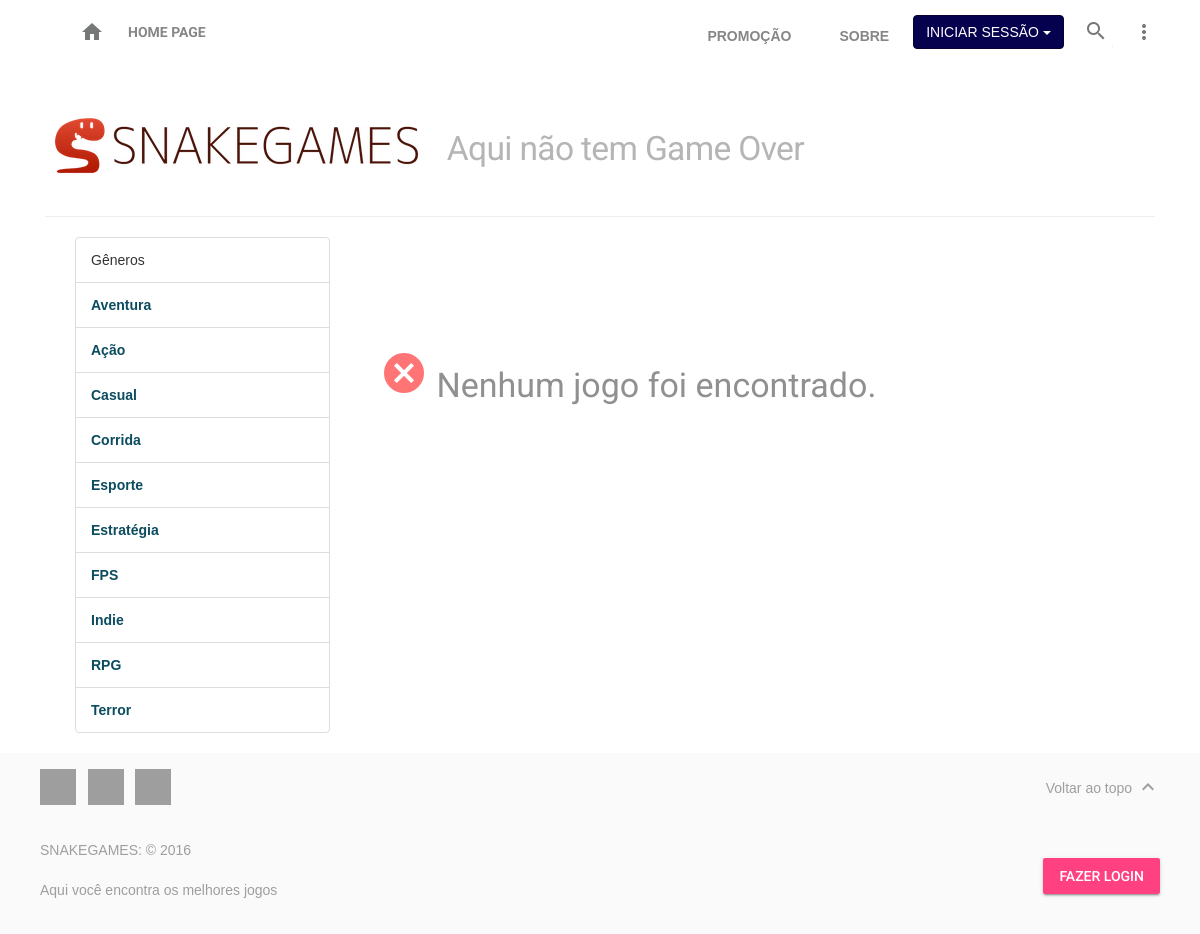
/promocao/, run on the app's committed database.
### shop/models.py (models this page shows, shortened)
class Genre(models.Model):
    title = models.CharField(max_length=150)
    slug = models.CharField(max_length=150, unique=True)
    class Meta:
        verbose_name = 'Gênero'
        verbose_name_plural = 'Gêneros'
        ordering = ('title',)

### shop/views.py (the view)
# urls.py: url(r'^(?P<slug>[\w-]+)/$', views.jogos, name='jogos'),
def jogos(request,slug):
    jogos = Game.objects.filter(available=True)
    games = []
    titulo_genero = ""
    for j in jogos:
        genres = j.genres.all()
        for g in genres:
            if(g.slug == slug):
                games.append(j)
                titulo_genero = g.title
                break
    paginator = Paginator(games, 8) #8 jogos por página
    page = request.GET.get('page')
    try:
        games = paginator.page(page)
    except PageNotAnInteger:
        games = paginator.page(1)
    except EmptyPage:
        games = paginator.page(paginator.num_pages)
    dic = {
        'games' : games,
        'page' :page,
        'genero' : titulo_genero,
        'genres' : Genre.objects.all()}
    return render(request, 'jogos.html',dic)

### shop/templates/jogos.html (shortened to what this page needs)
{% extends "base.html" %}
{% load static %}
{% block content %}
<div class="container">
    <div class="col-md-3">
        <ul class="list-group">
            <li class="list-group-item">Gêneros</li>
            {% for g in genres %}
            <li class="list-group-item"><a href="../{{g.slug}}">{{g.title}}</a></li>
            {% endfor %}
        </ul>
    </div>
    <div class="col-md-9">
        <div class="android-more-section">
            <div class="android-card-container mdl-grid">
                {%for g in games %}
                <div class="mdl-cell mdl-cell--6-col mdl-cell--6-col-tablet mdl-cell--6-col-phone mdl-card mdl-shadow--8dp">
                    {% if g.desconto != 0%}
                    <div class="corner-ribbon shadow bottom-right
                    {%if g.desconto != 100%}red {% else %} black {% endif%}">
                        <p>{{g.desconto|floatformat:0}}% OFF</p>
                    </div>
                    {% endif %}
                    <div class="mdl-card__media">
                        <img src="{{g.card.url}}">
                    </div>
                    <div class="mdl-card__title">
                        <h4 class="mdl-card__title-text">{{g.title}}</h4>
                    </div>
                    <div class="mdl-card__supporting-text">
                        <span class="mdl-typography--font-light mdl-typography--subhead">{{g.description|truncatewords:"20"}}</span>
                    </div>
                    <div class="mdl-card__actions">
                        {% if g.hasStock %}
                        <a class="android-link mdl-button mdl-js-button mdl-typography--text-uppercase"
                           href="../detalhes/{{g.slug}}">
                            R$: {{g.getValor|floatformat:2}}
                            <i class="material-icons">chevron_right</i>
                        </a>
                        {% else %}
                        <a class="red mdl-button mdl-js-button mdl-typography--text-uppercase"
                           href="../detalhes/{{g.slug}}">
                            Esgotado
                            <i class="material-icons">highlight_off</i>
                        </a>
                        {% endif %}
                    </div>
                </div>
                {%empty%}
                <div class="android-section-title mdl-typography--display-1-color-contrast">
                    <h3><i class="material-icons" style="font-size:48px;color:red;">cancel</i> Nenhum jogo foi
                        encontrado.</h3>
                </div>
                {%endfor%}
            </div>
        </div>
    </div>
</div>
</div>
{% endblock %}

### shop/static/css/styles.css (style rules this page uses)
body { margin: 0; }
.android-more-section { padding: 80px 0; max-width: 1044px; margin-left: auto; margin-right: auto; }
.android-more-section .android-section-title { margin-left: 12px; padding-bottom: 24px; }

### shop/templates/base.html (style rules this page uses)
a { color: #0B4C5F; font-weight: bold; }

### data on the page
Genre: title "Aventura"
Genre: title "Ação"
Genre: title "Casual"
Genre: title "Corrida"
Genre: title "Esporte"
Genre: title "Estratégia"
Genre: title "FPS"
Genre: title "Indie"
Genre: title "RPG"
Genre: title "Terror"
